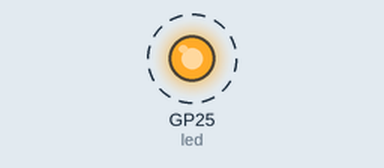
The program below on a simulated Raspberry Pi Pico running MicroPython. On the bench: output pins drawn as LEDs (lit = HIGH). Dashed ring = blinking. What the program prints to the serial console is not drawn.

Above: at 0.15 s.
Timing chart, 0 to 3.0 s (numbered marks = the images above):
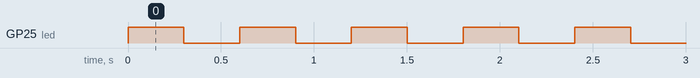

Measured:
- by itself, GP25 (led): alternates HIGH for 0.30 s and LOW for 0.30 s

The program:

functionledtoggle.py
```python
from machine import Pin #allows us to work with invidual pins of Pico
from time import sleep

led = Pin("LED", Pin.OUT) #special assignment for LED on Pico #pin set up as output
led.value(0)

#defining a function for the led to blink for 3 counts
def blinkthree():
    i=0;
    while i<3:
        led.toggle()
        sleep(.3)
        print("doing it again"+str(i))
        i=i+1

while True:
    blinkthree()

    #when value is 1 it turns on; when off it turns off
    #led.on()
    #sleep(1)
    #led.off()
    #sleep(1)
 
```
